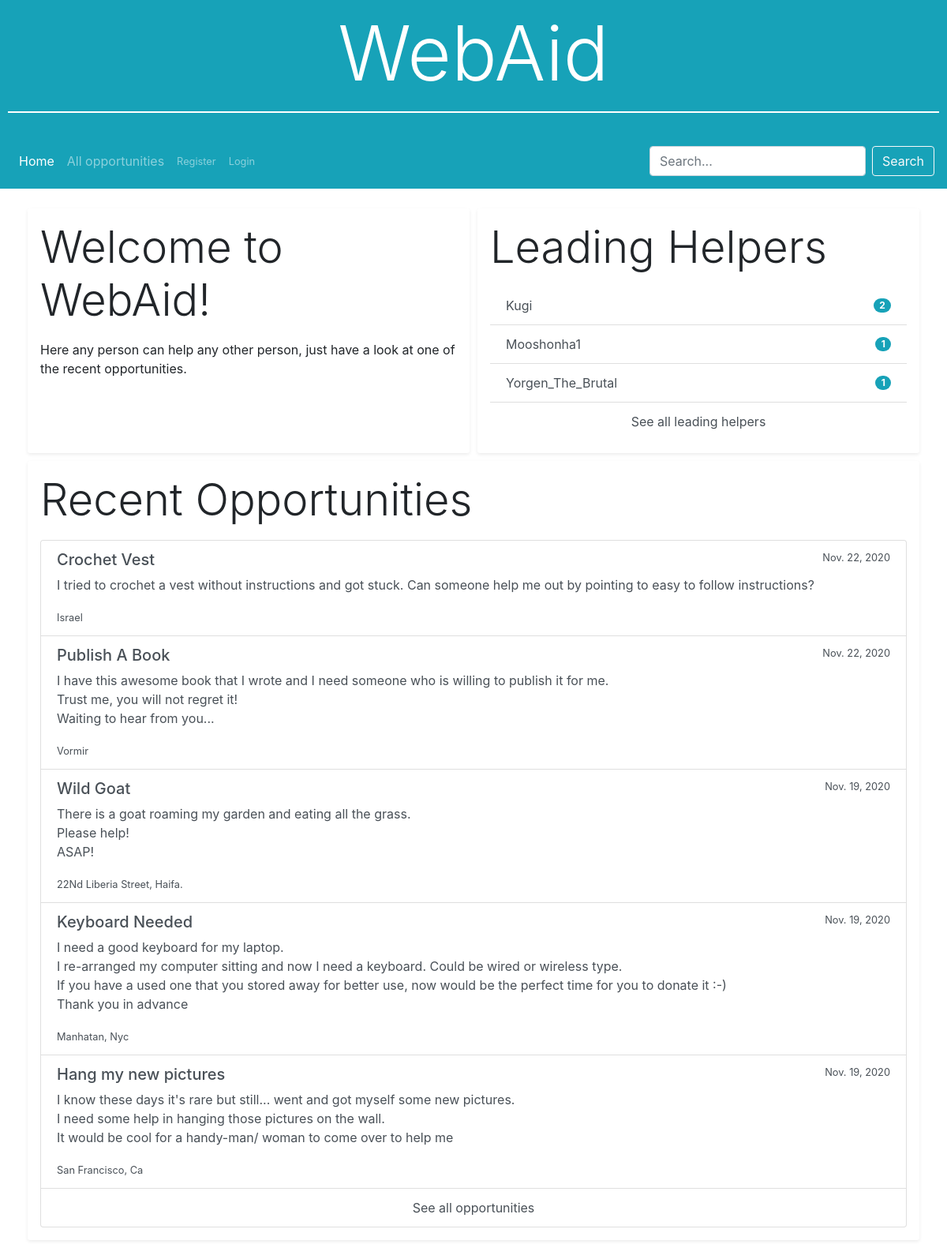
The page / on the database its author committed.
### WebAid/models.py (models this page shows, shortened)
class User(AbstractUser):
    skills = models.TextField()
    location = models.CharField(max_length=64)

class Opportunity(models.Model):
    title = models.CharField(max_length=64)
    description = models.TextField()
    creator = models.ForeignKey(User, on_delete=models.CASCADE, related_name='opportunities')
    location = models.CharField(max_length=64)
    categories = models.TextField() # Create categories
    creation_time = models.DateTimeField(auto_now_add=True)
    resolved = models.OneToOneField('Resolve', null=True, blank=True, on_delete=models.PROTECT, related_name='opportunity')
    class Meta:
        verbose_name_plural = "Opportunities"
    def get_latest(num=None):
        if num:
            opportunities = Opportunity.objects.all().filter(resolved=None).order_by('-id')[: + num]
        else:
            opportunities = Opportunity.objects.all().filter(resolved=None).order_by('-id')
        for opportunity in opportunities:
            opportunity = opportunity.make_time_difference()
        return opportunities
    def make_time_difference(self):
        now = datetime.datetime.now(datetime.timezone.utc)
        then = self.creation_time
        delta = now - then
        if delta < datetime.timedelta(minutes=1):
            self.creation_time = 'Posted just now'
        elif delta < datetime.timedelta(hours=1):
            minutes, rem = divmod(delta.seconds, 60)
            self.creation_time = f'{minutes} minutes ago'
        elif delta < datetime.timedelta(days=1):
            hours, rem = divmod(delta.seconds, 3600)
            self.creation_time = f'{hours} hours ago'
        elif delta < datetime.timedelta(days=7):
            days = delta.days
            self.creation_time = f'{days} days ago'
        elif delta < datetime.timedelta(days=21):
            weeks, rem = divmod(delta.days, 7)
            self.creation_time = f'{weeks} weeks ago'
        else:
            self.creation_time = then.date
        return self

### WebAid/views.py (the view)
# urls.py: path('', views.index, name='index'),
def index(request):
    opportunities = Opportunity.get_latest(5)
    helpers = User.objects.all().annotate(res_count=models.Count('resolved')).exclude(res_count=0).order_by('-res_count')[:3]
    return render(request, 'WebAid/index.html', {
        'opportunities': opportunities,
        'helpers': helpers
    })

### WebAid/templates/WebAid/index.html
{% extends 'WebAid/layout.html' %}
{% block body %}
<div class="row">
  <div class="col box-style shadow-sm p-3">
    <p class="display-4">Welcome to WebAid!</p>
    Here any person can help any other person, just have a look at one of the recent opportunities.
  </div>
  <div class="col box-style shadow-sm p-3">
    <p class="display-4">Leading Helpers</p>
    <ul class="list-group list-group-flush">
      {% for helper in helpers %}
      <a class="list-group-item list-group-item-action d-flex justify-content-between align-items-center" href="{% url 'user' user_id=helper.id %}">
        {{ helper.username }}
        <span class="badge badge-pill badge-info">{{ helper.resolved.count }}</span>
      </a>
      {% endfor %}
      <a class="list-group-item list-group-item-action see-all" href="{% url 'helpers' %}">
        See all leading helpers
      </a>
    </ul>
  </div>
</div>
<div class="row">
  <div class="col box-style shadow-sm p-3">
    <p class="display-4">Recent Opportunities</p>
    <ul class="list-group">
      {% for opportunity in opportunities %}
      <a href="{% url 'opportunity' opportunity_id=opportunity.id %}" class="list-group-item list-group-item-action opportunity">
        <div class="d-flex justify-content-between">
          <h5>{{ opportunity.title }}</h5>
          <small>{{ opportunity.creation_time }}</small>
        </div>
        <p>{{ opportunity.description }}</p>
        <small>{{ opportunity.location }}</small>
      </a>
      {% endfor %}
      <a href="{% url 'opportunities' %}" class="list-group-item list-group-item-action see-all">See all opportunities</a>
    </ul>
  </div>
</div>
{% endblock %}

### WebAid/templates/WebAid/layout.html (shortened to what this page needs)
{% load static %}
<!DOCTYPE html>
<html lang="en">
  <head>
    <link rel="stylesheet" href="https://stackpath.bootstrapcdn.com/bootstrap/4.4.1/css/bootstrap.min.css">
    <link rel="stylesheet" href="{% static 'WebAid/styles.css' %}">
    {% url 'index' as home_url %}
    {% url 'opportunities' as opportunities_url %}
    {% url 'create' as create_url %}
    {% url 'messaging' as messaging_url %}
    {% url 'user' user_id=request.user.id as user_url %}
    {% url 'register' as register_url %}
    {% url 'login' as login_url %}
  </head>
  <body>
    <header class="container-fluid bg-info header">
      <a href="{% url 'index' %}"><p class="display-1">WebAid</p></a>
      <hr>
    </header>
    <nav class="navbar navbar-expand-lg navbar-dark bg-info">
      <ul class="navbar-nav mr-auto d-flex align-items-center">
        <li class="nav-item{% ifequal request.path home_url %} active{% endifequal %}"><a href="{% url 'index' %}" class="nav-link">Home</a></li>
        <li class="nav-item{% ifequal request.path opportunities_url %} active{% endifequal %}"><a href="{% url 'opportunities' %}" class="nav-link">All opportunities</a></li>
        {% if request.user.is_authenticated %}
        <li class="nav-item{% ifequal request.path create_url %} active{% endifequal %}"><a href="{% url 'create' %}" class="nav-link">Create an opportunity</a></li>
        <li class="nav-item{% ifequal request.path messaging_url %} active{% endifequal %}"><a href="{% url 'messaging' %}" class="nav-link">Messaging</a></li>
        <li class="nav-item small{% ifequal request.path user_url %} active{% endifequal %}"><a href="{% url 'user' user_id=request.user.id %}" class="nav-link">Logged in as {{ request.user }}</a></li>
        <li class="nav-item small"><a href="{% url 'logout' %}" class="nav-link">Logout</a></li>
        {% else %}
        <li class="nav-item small{% ifequal request.path register_url %} active{% endifequal %}"><a href="{% url 'register' %}" class="nav-link">Register</a></li>
        <li class="nav-item small{% ifequal request.path login_url %} active{% endifequal %}"><a href="{% url 'login' %}" class="nav-link">Login</a></li>
        {% endif %}
      </ul>
      <form class="form-inline" action="{% url 'search' %}" method="post">
        <input class="form-control mr-sm-2" type="search" placeholder="Search..." name="search">
        <button class="btn btn-outline-light my-2 my-sm-2 search-button" type="submit">Search</button>
      </form>
    </nav>
    <div class="container">
      {% block body %}
      {% endblock %}
    </div>
  </body>
</html>

### WebAid/static/WebAid/styles.css (style rules this page uses)
.header { margin-bottom: 0; padding: 10px; text-align: center; color: white; }
.header a { text-decoration: none; color: white; }
.header hr { border-top: solid 2px white; }
nav.navbar { position: sticky; z-index: 10; top: 0; }
.container { margin-top: 20px; }
.box-style { margin: 5px; border-radius: 3px; }
.see-all { text-align: center; }
.opportunity p { white-space: pre-wrap; }

### rows shown on the page
User: username "Kugi", resolved.count "2"
User: username "Mooshonha1", resolved.count "1"
User: username "Yorgen_The_Brutal", resolved.count "1"
Opportunity: title "Crochet Vest", creation_time "Nov. 22, 2020", description "I tried to crochet a vest without instructions and got stuck. Can someone help me out by pointing to easy to follow instructions?", location "Israel"
Opportunity: title "Publish A Book", creation_time "Nov. 22, 2020", description "I have this awesome book that I wrote and I need someone who is willing to publish it for me. Trust me, you will not regret it! Waiting to hear from you...", location "Vormir"
Opportunity: title "Wild Goat", creation_time "Nov. 19, 2020", description "There is a goat roaming my garden and eating all the grass. Please help! ASAP!", location "22Nd Liberia Street, Haifa."
Opportunity: title "Keyboard Needed", creation_time "Nov. 19, 2020", description "I need a good keyboard for my laptop. I re-arranged my computer sitting and now I need a keyboard. Could be wired or wireless type. If you have a used one that you stored away for better use, now would be the perfect time for you to donate it :-) Thank you in advance", location "Manhatan, Nyc"
Opportunity: title "Hang my new pictures", creation_time "Nov. 19, 2020", description "I know these days it's rare but still... went and got myself some new pictures. I need some help in hanging those pictures on the wall. It would be cool for a handy-man/ woman to come over to help me", location "San Francisco, Ca"
